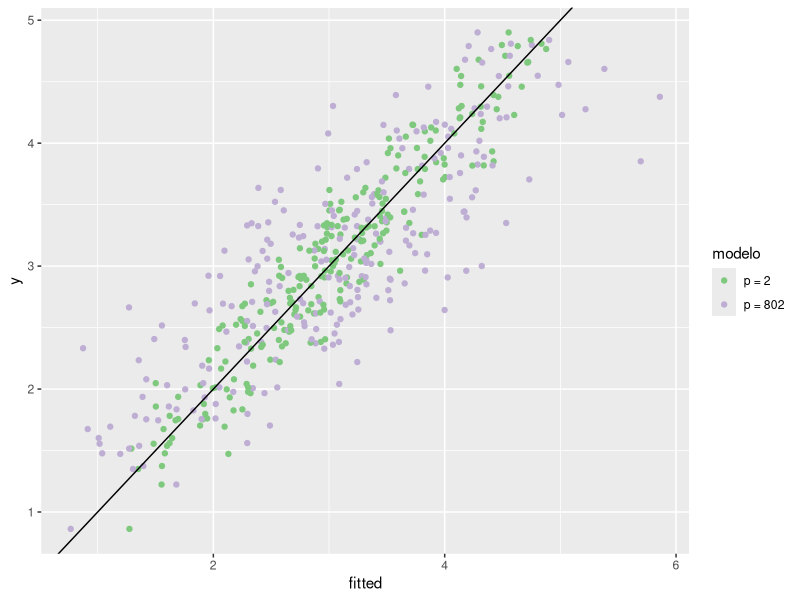
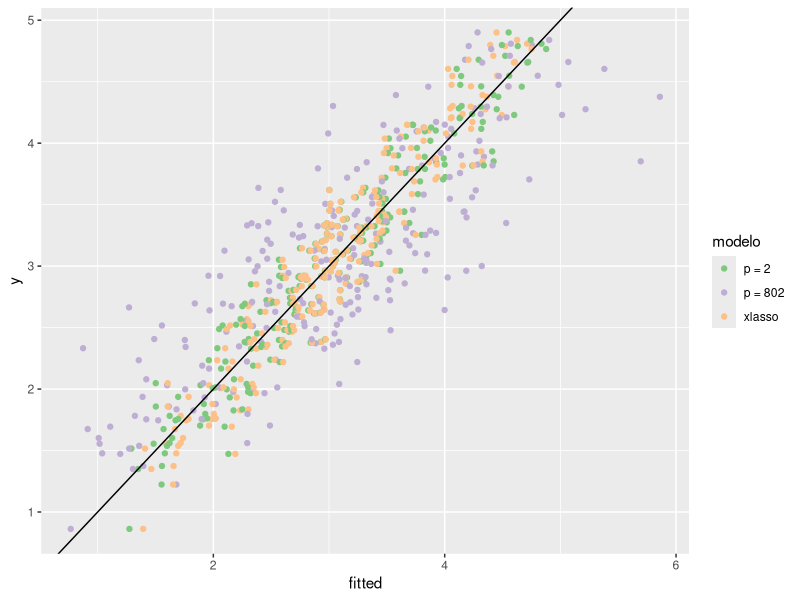
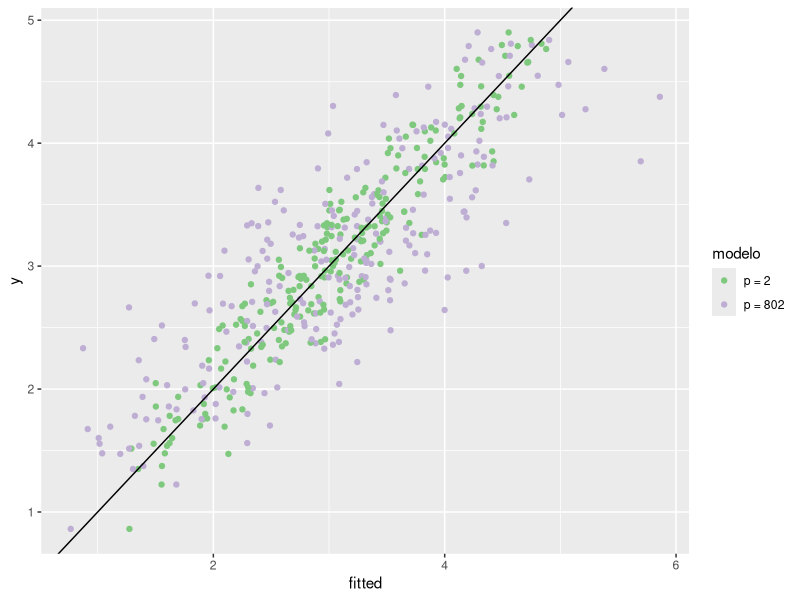
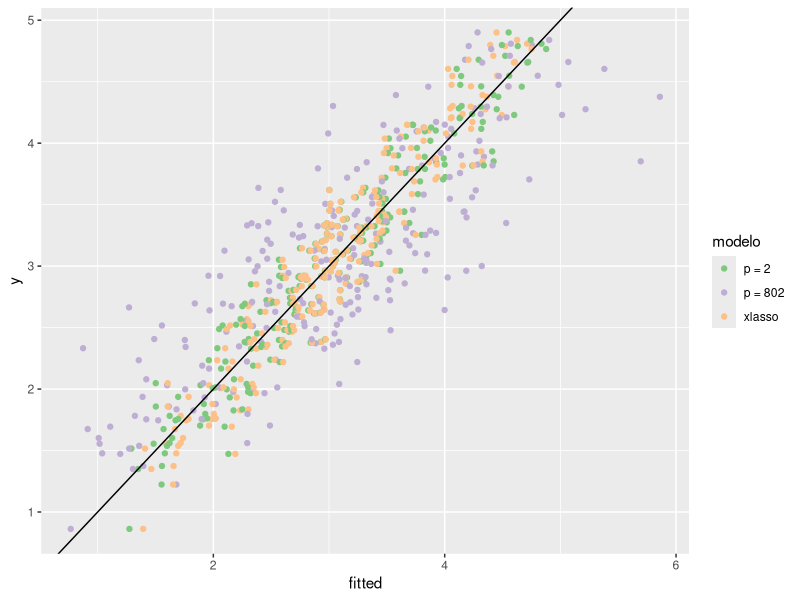
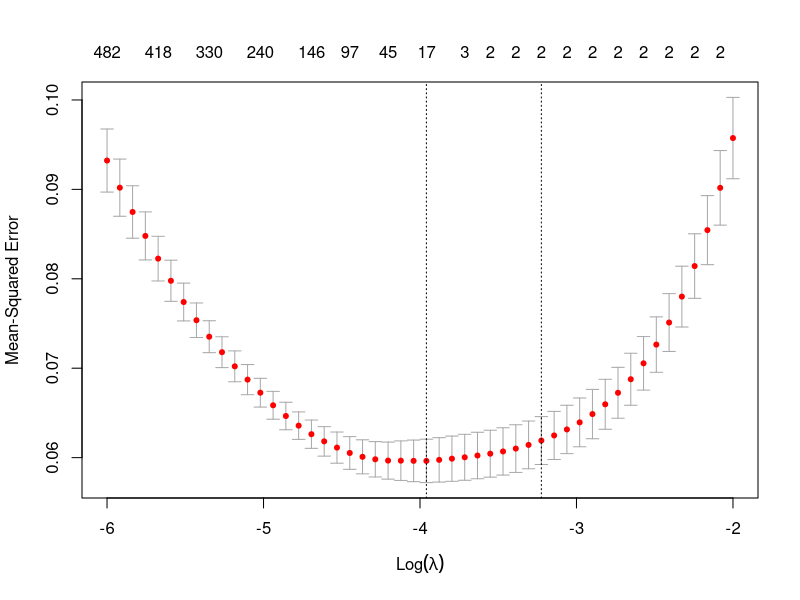

These charts were generated, in order, by the following R code: (Note: this script raises an error after producing the figures.)
library(dplyr)
library(ggplot2)

set.seed(666)
# muestra total
n = 1200
# proporcion train
p_train = 0.8
# variables que se agregan a cada una de las original
newx = 400
# correlacion de las nuevas vars con las originales (mas chico es mas correlacion)
new_var = 0.05

# Y se explica con x1 y x2
dat = tibble(
  x1 = runif(n,0,1)
  ,x2 = runif(n,0,1)
  ,y = rnorm(n, 1+2*x1+2*x2, 0.25)
)
# se agregan variables NO correlacionadas con x1 y x2
x_nocor = replicate(newx*2, runif(n,0,1), simplify=T) %>% as_tibble() %>% 
  setNames(paste0("xnoc_",1:ncol(.)))
dat_exp = list(dat, x_nocor) %>% bind_cols()

# se parte en training y test
i_train = sample(nrow(dat_exp), p_train*nrow(dat_exp))
d_train = dat_exp[i_train,]
d_test = dat_exp[-i_train,]

# modelo simple
mod_sim = lm(y ~ x1 + x2, d_train)
pred_sim = predict(mod_sim, newdata=d_test)

# modelo con variables irrelevantes
mod_col = lm(y ~ ., d_train)
pred_col = predict(mod_col, newdata=d_test)

# lasso
X = d_train %>% select(-y) %>% as.matrix()
Y = d_train$y
l_seq = exp(seq(-2,-6, length.out=50))
cv_lasso = glmnet::cv.glmnet(x=X, y=Y, alpha=1, nfolds=5, lambda=l_seq)
l_opt = cv_lasso$lambda.1se
mod_lasso = glmnet::glmnet(x=X, y=Y, alpha=1, lambda=l_opt)
pred_lasso = predict(mod_lasso, newx=d_test %>% select(-y) %>% as.matrix())


# tablas ------------------------------------------------------------------

# mod_sim %>% broom::tidy() %>% arrange(p.value)
mod_col %>% broom::tidy() %>% arrange(-abs(estimate))
mod_lasso %>% broom::tidy() %>% arrange(-abs(estimate))

# MSE
sqrt(sum((pred_col - d_test$y)**2))
sqrt(sum((pred_sim - d_test$y)**2))
sqrt(sum((pred_lasso - d_test$y)**2))



# plots -------------------------------------------------------------------

gdat = tibble(
  y = d_test$y
  ,"p = 2" = pred_sim
  ,"p = 802" = pred_col
  ,xlasso = as.vector(pred_lasso)
) %>% 
  tidyr::pivot_longer(-y, names_to="modelo", values_to="fitted")

# plot 1
(
  g_multi_cor = ggplot(gdat %>% dplyr::filter(!modelo %in% "xlasso")
                       , aes(x=fitted, y=y, color=modelo)) + 
    geom_point() +
    geom_abline() +
    scale_color_brewer(type="qual") +
    NULL
)
ggsave("plots_slides/img/03/multicol_sincorr.png", plot=g_multi_cor
       ,width=6, height=4)
broom::tidy(mod_col) %>% arrange(-abs(estimate))

# plot con lasso
(
  g_multi_sincor_lasso = ggplot(gdat, aes(x=fitted, y=y, color=modelo)) + 
    geom_point() +
    geom_abline() +
    scale_color_brewer(type="qual") +
    NULL
)
ggsave("plots_slides/img/03/multicol_sincorr_lasso.png", plot=g_multi_sincor_lasso
       ,width=6, height=4)
broom::tidy(mod_lasso) %>% arrange(-abs(estimate))

# cv lambda
png("plots_slides/img/03/lambda_cv_lasso.png", width=700, height=300)
plot(cv_lasso)
dev.off()






broom::tidy(mod_ridge) %>% arrange(-abs(estimate))
broom::tidy(mod_lasso) %>% arrange(-abs(estimate))


mod_sim %>% broom::tidy() %>% arrange(p.value)
mod_col %>% broom::tidy() %>% arrange(p.value)

cor(pred_sim, d_test$y)
cor(pred_col, d_test$y)

cor(dat$x1, dat$x2)



sd(pred_sim)
sd(pred_col)

cor(dat$x2, x_cor2$xc2_1)

names(x_cor1)

x_cor1 = MASS::mvrnorm(n, 0, 0.9, empirical=T)
x_cor2 = MASS::mvrnorm(n, 0, 0.9, empirical=T)



mod = lm(y ~ ., dat_exp)
plot(mod$fitted.values, mod$model$y)


MASS::mvrnorm()
